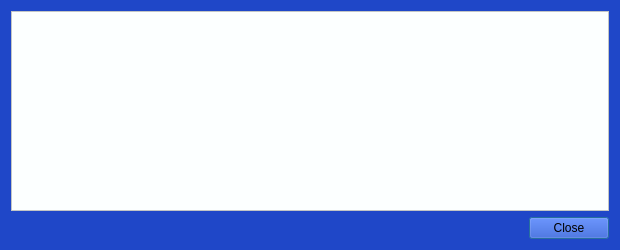
<?xml version="1.0" encoding="UTF-8"?>
<ui version="4.0">
 <class>TransactionDescDialog</class>
 <widget class="QDialog" name="TransactionDescDialog">
  <property name="geometry">
   <rect>
    <x>0</x>
    <y>0</y>
    <width>620</width>
    <height>250</height>
   </rect>
  </property>
  <property name="windowTitle">
   <string notr="true">Transaction details</string>
  </property>
  <property name="styleSheet">
   <string notr="true">background-color: rgb(31, 71, 200);</string>
  </property>
  <layout class="QVBoxLayout" name="verticalLayout">
   <item>
    <widget class="QTextEdit" name="detailText">
     <property name="toolTip">
      <string>This pane shows a detailed description of the transaction</string>
     </property>
     <property name="styleSheet">
      <string notr="true">background-color: rgb(252, 255, 255);</string>
     </property>
     <property name="readOnly">
      <bool>true</bool>
     </property>
    </widget>
   </item>
   <item>
    <widget class="QDialogButtonBox" name="buttonBox">
     <property name="orientation">
      <enum>Qt::Horizontal</enum>
     </property>
     <property name="standardButtons">
      <set>QDialogButtonBox::Close</set>
     </property>
    </widget>
   </item>
  </layout>
 </widget>
 <resources/>
 <connections>
  <connection>
   <sender>buttonBox</sender>
   <signal>accepted()</signal>
   <receiver>TransactionDescDialog</receiver>
   <slot>accept()</slot>
   <hints>
    <hint type="sourcelabel">
     <x>20</x>
     <y>20</y>
    </hint>
    <hint type="destinationlabel">
     <x>20</x>
     <y>20</y>
    </hint>
   </hints>
  </connection>
  <connection>
   <sender>buttonBox</sender>
   <signal>rejected()</signal>
   <receiver>TransactionDescDialog</receiver>
   <slot>reject()</slot>
   <hints>
    <hint type="sourcelabel">
     <x>20</x>
     <y>20</y>
    </hint>
    <hint type="destinationlabel">
     <x>20</x>
     <y>20</y>
    </hint>
   </hints>
  </connection>
 </connections>
</ui>
